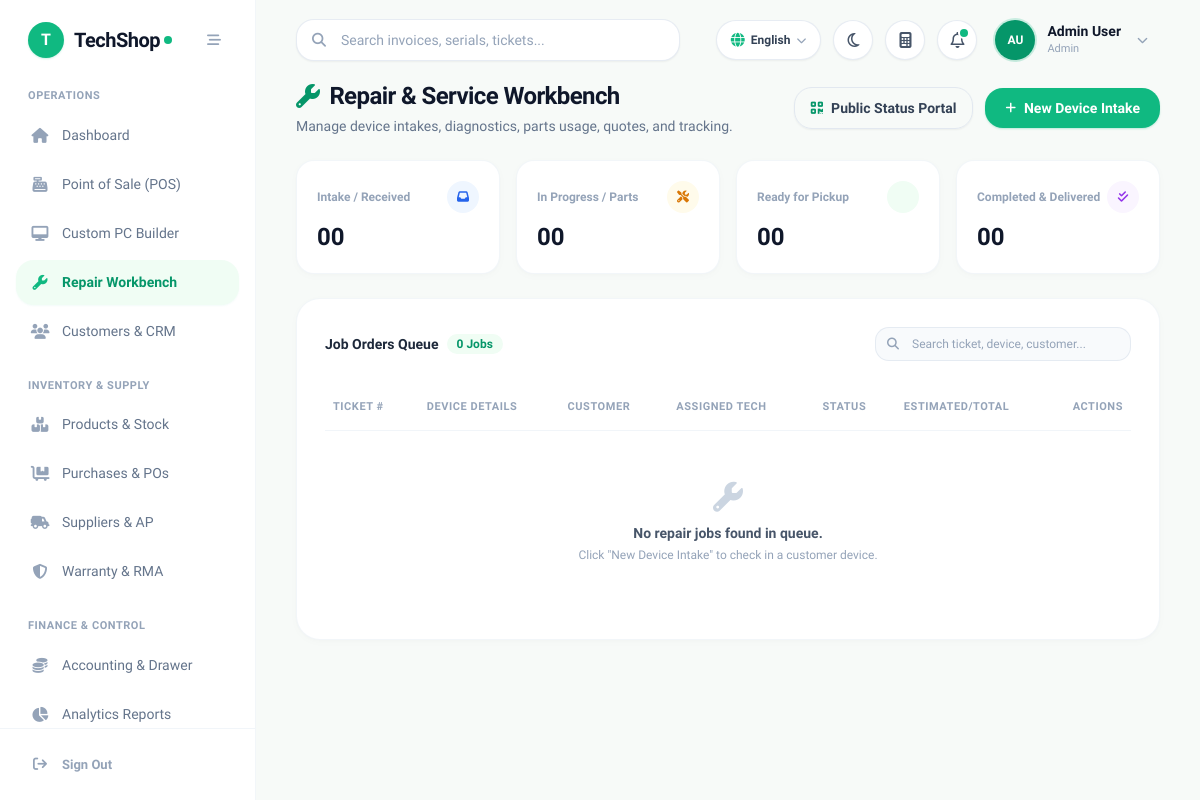
Screenshot of /pages/repairs.php (signed in) with the database file from the repository.
### tables this page shows
CREATE TABLE IF NOT EXISTS `settings` (
  `setting_key` varchar(50) NOT NULL,
  `setting_value` text,
  `created_at` timestamp NULL DEFAULT CURRENT_TIMESTAMP,
  `updated_at` timestamp NULL DEFAULT CURRENT_TIMESTAMP ON UPDATE CURRENT_TIMESTAMP,
  PRIMARY KEY (`setting_key`)
);

CREATE TABLE IF NOT EXISTS `users` (
  `id` bigint unsigned NOT NULL AUTO_INCREMENT,
  `name` varchar(255) NOT NULL,
  `email` varchar(255) NOT NULL,
  `password` varchar(255) NOT NULL,
  `role` varchar(50) NOT NULL DEFAULT 'Cashier',
  `phone` varchar(50) DEFAULT NULL,
  `branch_id` int NOT NULL DEFAULT '1',
  `status` tinyint(1) NOT NULL DEFAULT '1',
  `created_at` timestamp NULL DEFAULT CURRENT_TIMESTAMP,
  `updated_at` timestamp NULL DEFAULT CURRENT_TIMESTAMP ON UPDATE CURRENT_TIMESTAMP,
  PRIMARY KEY (`id`),
  UNIQUE KEY `email` (`email`)
);

### pages/repairs.php (the view, shortened to what the rows shown need)
<?php
require_once '../includes/db.php';
require_once '../includes/header.php';
?>
<div class="space-y-6 max-w-7xl mx-auto">
    <div class="flex flex-col sm:flex-row sm:items-center justify-between gap-4">
        <div>
            <h1 class="text-2xl font-bold text-slate-900 tracking-tight flex items-center gap-2.5">
                <i class="fa-solid fa-wrench text-emerald-600"></i>
                <span>Repair & Service Workbench</span>
            </h1>
        </div>
    </div>
    <div class="bg-white rounded-3xl shadow-card border border-slate-100/90 p-6 sm:p-7 overflow-hidden">
        <div class="overflow-x-auto -mx-6 sm:-mx-7 px-6 sm:px-7">
            <table class="w-full text-left border-collapse" id="repairsTable">
                <thead>
                    <tr class="border-b border-slate-100 text-[11px] font-bold text-slate-400 uppercase tracking-wider">
                        <th class="py-3.5 pr-4 pl-2">Ticket #</th>
                        <th class="py-3.5 px-4">Device Details</th>
                        <th class="py-3.5 px-4">Customer</th>
                        <th class="py-3.5 px-4">Assigned Tech</th>
                        <th class="py-3.5 px-4 text-center">Status</th>
                        <th class="py-3.5 px-4">Estimated/Total</th>
                        <th class="py-3.5 pl-4 pr-2 text-right">Actions</th>
                    </tr>
                </thead>
            </table>
        </div>
    </div>
</div>
<?php require_once '../includes/footer.php'; ?>

### includes/header.php (shortened to what the rows shown need)
<?php
enforce_page_access();
require_once __DIR__ . '/lang.php';
$user = $_SESSION['user'];
$role = $user['role'] ?? 'Cashier';
        ?>
        <?php
function isActive($page) {
    $current = basename($_SERVER['PHP_SELF']);
    if ($current === $page || strpos($_SERVER['REQUEST_URI'], $page) !== false) {
        return 'bg-emerald-50 text-emerald-600 font-semibold shadow-sm shadow-emerald-500/5';
    }
    return 'text-slate-500 hover:text-slate-900 hover:bg-slate-50/80 font-medium';
}
function getIconColor($page) {
    $current = basename($_SERVER['PHP_SELF']);
    if ($current === $page || strpos($_SERVER['REQUEST_URI'], $page) !== false) {
        return 'text-emerald-500';
    }
    return 'text-slate-400 group-hover:text-slate-600';
}
$sys_name = 'TechShop';
$sys_logo = '';
if (isset($pdo) && $pdo) {
    try {
        $stmt_h = $pdo->query("SELECT setting_key, setting_value FROM settings WHERE setting_key IN ('system_name', 'shop_logo', 'currency_symbol', 'shop_currency', 'supported_currencies_json')");
        while ($row = $stmt_h->fetch()) {
            if ($row['setting_key'] === 'system_name' && !empty($row['setting_value'])) $sys_name = $row['setting_value'];
        }
    } catch (\Exception $e) {}
}
$user_name = $user['name'] ?? 'Staff User';
$user_role = $user['role'] ?? 'Cashier';
$name_parts = explode(' ', trim($user_name));
$initials = strtoupper(substr($name_parts[0] ?? 'U', 0, 1) . (isset($name_parts[1]) ? substr($name_parts[1], 0, 1) : ''));
?>
<!DOCTYPE html>
<html lang="en" class="h-full">
<head>
    <script src="https://cdn.tailwindcss.com"></script>
    <link rel="stylesheet" href="https://cdnjs.cloudflare.com/ajax/libs/font-awesome/6.5.1/css/all.min.css">
</head>
<body class="bg-[#F7FAF8] text-slate-800 font-sans flex h-screen overflow-hidden antialiased">
    <aside id="mainSidebar" class="w-64 bg-white border-r border-slate-100/90 flex flex-col fixed md:static inset-y-0 left-0 z-50 transform -translate-x-full md:translate-x-0 transition-transform duration-200 ease-in-out">
        <div class="h-20 flex items-center justify-between px-7">
            <a href="dashboard.php" class="flex items-center gap-2.5 group">
                <?php if ($sys_logo): ?>
                    <img src="../uploads/logo/<?php echo htmlspecialchars($sys_logo); ?>" alt="Logo" class="h-9 w-9 object-contain rounded-xl">
                <?php else: ?>
                    <div class="w-9 h-9 rounded-2xl bg-emerald-500 text-white flex items-center justify-center font-black text-base shadow-sm shadow-emerald-500/20">
                        <?php echo strtoupper(substr($sys_name, 0, 1)); ?>
                    </div>
                <?php endif; ?>
                <div class="flex items-center tracking-tight">
                    <span class="text-xl font-bold text-slate-900 tracking-tight"><?php echo htmlspecialchars($sys_name); ?></span>
                    <span class="w-2 h-2 rounded-full bg-emerald-500 ml-1 inline-block"></span>
                </div>
            </a>
        </div>
        <nav class="flex-1 overflow-y-auto px-4 py-2 space-y-6">
            <div>
                <p class="text-[11px] font-bold uppercase tracking-wider text-slate-400 px-3 mb-2"><?php echo __('nav_operations'); ?></p>
                <div class="space-y-1">
                    <a href="dashboard.php" class="sidebar-item flex items-center px-3.5 py-3 rounded-2xl group <?php echo isActive('dashboard.php'); ?>">
                        <i class="fa-solid fa-house w-5 text-center text-[15px] <?php echo getIconColor('dashboard.php'); ?>"></i>
                        <span class="ml-3 text-[14px]"><?php echo __('nav_dashboard'); ?></span>
                    </a>
                    <?php if (in_array($role, ['Admin', 'Manager', 'Cashier'])): ?>
                    <a href="pos.php" class="sidebar-item flex items-center px-3.5 py-3 rounded-2xl group <?php echo isActive('pos.php'); ?>">
                        <i class="fa-solid fa-cash-register w-5 text-center text-[15px] <?php echo getIconColor('pos.php'); ?>"></i>
                        <span class="ml-3 text-[14px]"><?php echo __('nav_pos'); ?></span>
                    </a>
                    <a href="build_pc.php" class="sidebar-item flex items-center px-3.5 py-3 rounded-2xl group <?php echo isActive('build_pc.php'); ?>">
                        <i class="fa-solid fa-desktop w-5 text-center text-[15px] <?php echo getIconColor('build_pc.php'); ?>"></i>
                        <span class="ml-3 text-[14px]"><?php echo __('nav_pc_builder'); ?></span>
                    </a>
                    <?php endif; ?>
                    <?php if (in_array($role, ['Admin', 'Manager', 'Technician', 'Cashier'])): ?>
                    <a href="repairs.php" class="sidebar-item flex items-center px-3.5 py-3 rounded-2xl group <?php echo isActive('repairs.php'); ?>">
                        <i class="fa-solid fa-wrench w-5 text-center text-[15px] <?php echo getIconColor('repairs.php'); ?>"></i>
                        <span class="ml-3 text-[14px]"><?php echo __('nav_repairs'); ?></span>
                    </a>
                    <?php endif; ?>
                    <?php if (in_array($role, ['Admin', 'Manager', 'Cashier', 'Accountant'])): ?>
                    <a href="customers.php" class="sidebar-item flex items-center px-3.5 py-3 rounded-2xl group <?php echo isActive('customers.php'); ?>">
                        <i class="fa-solid fa-users w-5 text-center text-[15px] <?php echo getIconColor('customers.php'); ?>"></i>
                        <span class="ml-3 text-[14px]"><?php echo __('nav_customers'); ?></span>
                    </a>
                    <?php endif; ?>
                </div>
            </div>
            <div>
                <p class="text-[11px] font-bold uppercase tracking-wider text-slate-400 px-3 mb-2"><?php echo __('nav_inventory_supply'); ?></p>
                <div class="space-y-1">
                    <?php if (in_array($role, ['Admin', 'Manager', 'Inventory', 'Cashier', 'Technician', 'Accountant'])): ?>
                    <a href="products.php" class="sidebar-item flex items-center px-3.5 py-3 rounded-2xl group <?php echo isActive('products.php'); ?>">
                        <i class="fa-solid fa-boxes-stacked w-5 text-center text-[15px] <?php echo getIconColor('products.php'); ?>"></i>
                        <span class="ml-3 text-[14px]"><?php echo __('nav_products'); ?></span>
                    </a>
                    <?php endif; ?>
                    <?php if (in_array($role, ['Admin', 'Manager', 'Inventory'])): ?>
                    <a href="purchases.php" class="sidebar-item flex items-center px-3.5 py-3 rounded-2xl group <?php echo isActive('purchases.php'); ?>">
                        <i class="fa-solid fa-cart-flatbed w-5 text-center text-[15px] <?php echo getIconColor('purchases.php'); ?>"></i>
                        <span class="ml-3 text-[14px]"><?php echo __('nav_purchases'); ?></span>
                    </a>
                    <?php endif; ?>
                    <?php if (in_array($role, ['Admin', 'Manager', 'Inventory', 'Accountant'])): ?>
                    <a href="suppliers.php" class="sidebar-item flex items-center px-3.5 py-3 rounded-2xl group <?php echo isActive('suppliers.php'); ?>">
                        <i class="fa-solid fa-truck-field w-5 text-center text-[15px] <?php echo getIconColor('suppliers.php'); ?>"></i>
                        <span class="ml-3 text-[14px]"><?php echo __('nav_suppliers'); ?></span>
                    </a>
                    <?php endif; ?>
                    <?php if (in_array($role, ['Admin', 'Manager', 'Technician', 'Inventory', 'Cashier'])): ?>
                    <a href="warranty.php" class="sidebar-item flex items-center px-3.5 py-3 rounded-2xl group <?php echo isActive('warranty.php'); ?>">
                        <i class="fa-solid fa-shield-halved w-5 text-center text-[15px] <?php echo getIconColor('warranty.php'); ?>"></i>
                        <span class="ml-3 text-[14px]"><?php echo __('nav_warranty'); ?></span>
                    </a>
                    <?php endif; ?>
                </div>
            </div>
            <div>
                <p class="text-[11px] font-bold uppercase tracking-wider text-slate-400 px-3 mb-2"><?php echo __('nav_finance_control'); ?></p>
                <div class="space-y-1">
                    <?php if (in_array($role, ['Admin', 'Manager', 'Accountant', 'Cashier'])): ?>
                    <a href="accounting.php" class="sidebar-item flex items-center px-3.5 py-3 rounded-2xl group <?php echo isActive('accounting.php'); ?>">
                        <i class="fa-solid fa-coins w-5 text-center text-[15px] <?php echo getIconColor('accounting.php'); ?>"></i>
                        <span class="ml-3 text-[14px]"><?php echo __('nav_accounting'); ?></span>
                    </a>
                    <?php endif; ?>
                    <?php if (in_array($role, ['Admin', 'Manager', 'Accountant', 'Technician', 'Inventory'])): ?>
                    <a href="reports.php" class="sidebar-item flex items-center px-3.5 py-3 rounded-2xl group <?php echo isActive('reports.php'); ?>">
                        <i class="fa-solid fa-chart-pie w-5 text-center text-[15px] <?php echo getIconColor('reports.php'); ?>"></i>
                        <span class="ml-3 text-[14px]"><?php echo __('nav_reports'); ?></span>
                    </a>
                    <?php endif; ?>
                </div>
            </div>
        </nav>
        <div class="p-4 border-t border-slate-100">
            <a href="../logout.php" class="flex items-center px-3.5 py-2.5 text-slate-400 hover:text-red-500 hover:bg-red-50/60 rounded-2xl transition-all">
                <i class="fa-solid fa-arrow-right-from-bracket w-5 text-center text-[14px]"></i>
                <span class="ml-3 text-[13px] font-semibold"><?php echo __('nav_sign_out'); ?></span>
            </a>
        </div>
    </aside>
    <main class="flex-1 flex flex-col h-screen overflow-hidden bg-[#F7FAF8]">
        <header class="h-20 bg-transparent flex items-center justify-between px-6 lg:px-10 z-20 shrink-0">
            <div class="flex items-center gap-4 flex-1">
                <div class="relative w-full max-w-sm hidden sm:block">
                    <input
                        type="text"
                        id="globalSearchInput"
                        placeholder="<?php echo __('hdr_search_placeholder', 'Search anything (F2)...'); ?>"
                        class="w-full pl-11 pr-4 py-2.5 bg-white border border-slate-200/80 rounded-2xl text-sm font-medium text-slate-800 placeholder-slate-400 focus:outline-none focus:ring-2 focus:ring-emerald-500/20 focus:border-emerald-500 shadow-sm transition-all"
                        onkeyup="handleGlobalSearch(event)"
                    >
                </div>
            </div>
            <div class="flex items-center space-x-2 sm:space-x-3">
                <div class="relative">
                    <button id="userMenuBtn" onclick="toggleUserMenu()" class="flex items-center gap-3 p-1.5 pr-3 rounded-full hover:bg-white transition-all">
                        <div class="w-10 h-10 rounded-full bg-emerald-600 text-white font-extrabold flex items-center justify-center text-xs shadow-sm ring-2 ring-emerald-500/20">
                            <?php echo htmlspecialchars($initials); ?>
                        </div>
                        <div class="text-left hidden md:block">
                            <div class="text-sm font-bold text-slate-900 leading-tight"><?php echo htmlspecialchars($user_name); ?></div>
                            <div class="text-[11px] font-medium text-slate-400"><?php echo htmlspecialchars($user_role); ?></div>
                        </div>
                        <i class="fa-solid fa-chevron-down text-slate-400 text-[11px] ml-1"></i>
                    </button>
                </div>
            </div>
        </header>
        <div class="flex-1 overflow-y-auto px-6 lg:px-10 pb-10">

### rows the page displays
settings: setting_value "T", setting_value "TechShop"
settings: setting_value "OPERATIONS", setting_value "Dashboard", setting_value "Point of Sale (POS)", setting_value "Custom PC Builder", setting_value "Repair Workbench", setting_value "Customers & CRM", setting_value "INVENTORY & SUPPLY", setting_value "Products & Stock", setting_value "Purchases & POs", setting_value "Suppliers & AP", setting_value "Warranty & RMA", setting_value "FINANCE & CONTROL", setting_value "Accounting & Drawer", setting_value "Analytics Reports", setting_value "Sign Out"
users: name "AU", name "Admin User", role "Admin"

### other values shown
$stats['received'] "00"
$stats['in_progress'] "00"
$stats['ready'] "00"
$stats['completed'] "00"
count($repairs) "0"
